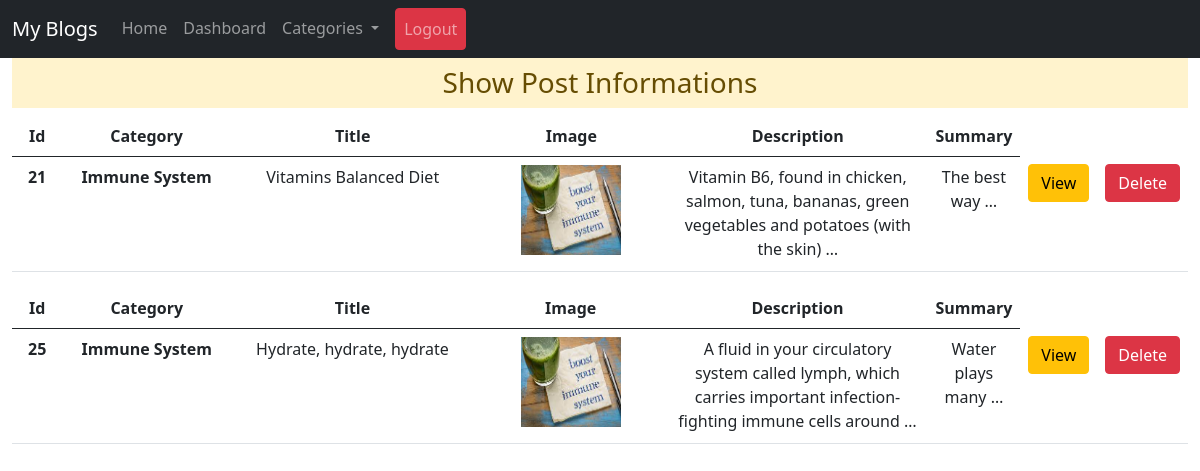
Page /table2/ (signed in) on the committed database.
### blog/models.py (models this page shows)
class Post(models.Model):
    title=models.CharField(max_length=100)
    image=models.ImageField(upload_to='postimg/')
    category=models.CharField(choices=choice,max_length=100)
    content=models.TextField(max_length=400)
    summary=models.CharField(max_length=300)

### core/views.py (the view)
# urls.py: path('table2/',views.showpost2 ,name='table3'),
def showpost2(request):
    if request.user.is_authenticated:
      post1=Post.objects.filter(category='Immune System')
      return render(request,'blog/table3.html',{'post':post1})

### blog/templates/blog/table3.html (shortened to what this page needs)
{% extends 'core/base.html' %}
    {% block content %}
            <nav class="navbar navbar-expand-lg navbar-dark bg-dark">
                        <div class="container-fluid">
                          <a class="navbar-brand" href="#">My Blogs</a>
                          <div class="collapse navbar-collapse" id="navbarSupportedContent">
                            <ul class="navbar-nav me-auto mb-2 mb-lg-0">
                              <li class="nav-item">
                                <a class="nav-link " aria-current="page" target="__blank" href="{% url 'home' %}">Home</a>
                              </li>
                              <li class="nav-item">
                                <a class="nav-link " href="{% url 'profile' %}">Dashboard</a>
                              </li>
                              <li class="nav-item active dropdown">
                                <a class="nav-link dropdown-toggle" href="#" id="navbarDropdown" role="button" data-bs-toggle="dropdown" aria-expanded="false">
                                  Categories
                                </a>
                              </li>
                              <li class="nav-item">
                                <a href="{% url 'logout' %}" class="nav-link btn btn-danger  mx-2"> Logout</a>
                              </li>
                            </ul>
                          </div>
                        </div>
            </nav>
            <div class="container-fluid P-4 ">
                        <h3 class="alert-warning text-center  p-2" >Show  Post  Informations</h3>
                        <div class="row">
                            <div class="col-sm-12 text-center ">
                               {% if post %}
                                 {% for p in post %}
                                 <table class="table">
                                    <thead>
                                      <tr>
                                        <th scope="col" style="width: 5%;">Id</th>
                                        <th scope="col" style="width:18%;">Category</th>
                                        <th scope="col" style="width:28%;">Title</th>
                                        <th scope="col" style="width:20%;">Image</th>
                                        <th scope="col" style="width:78%;">Description</th>
                                        <th scope="col" style="width:50%;">Summary</th>
                                      </tr>
                                    </thead>
                                    <tbody>
                                      <tr>
                                        <th scope="row">{{p.id}}</th>
                                        <th scope="row">{{p.category}}</th>
                                        <td>{{p.title}}</td>
                                        <td><img src="{{p.image.url}}" class="mb-2" alt="" , width="100px" height="90px" class=" img-responsive-fluid  mt-4"></td>
                                        <td>
                                            {{p.content|truncatewords:15}}
                                        </td>
                                        <td>{{p.summary|truncatewords:3}}</td>
                                        <td> <a href="{% url 'pblog' p.id %}" target="__blank" class="btn btn-warning">View</a> </td>
                                        <td><a href="{% url 'Delete' p.id %}" target="__blank" class="btn btn-danger">Delete</a></td>
                                      </tr>
                                    </tbody>
                                  </table>
                                 {% endfor %}
                               {% endif %}
                            </div>
                        </div>
                    </div>
    {% endblock content %}

### core/static/core/style.css (style rules this page uses)
* { margin: 0; padding: 0; box-sizing: border-box; }

### rows in the picture
Post: id "21", category "Immune System", title "Vitamins Balanced Diet", image (picture), content "Vitamin B6, found in chicken, salmon, tuna, bananas, green vegetables and potatoes (with the skin) …", summary "The best way …"
Post: id "25", category "Immune System", title "Hydrate, hydrate, hydrate", image (picture), content "A fluid in your circulatory system called lymph, which carries important infection-fighting immune cells around …", summary "Water plays many …"
